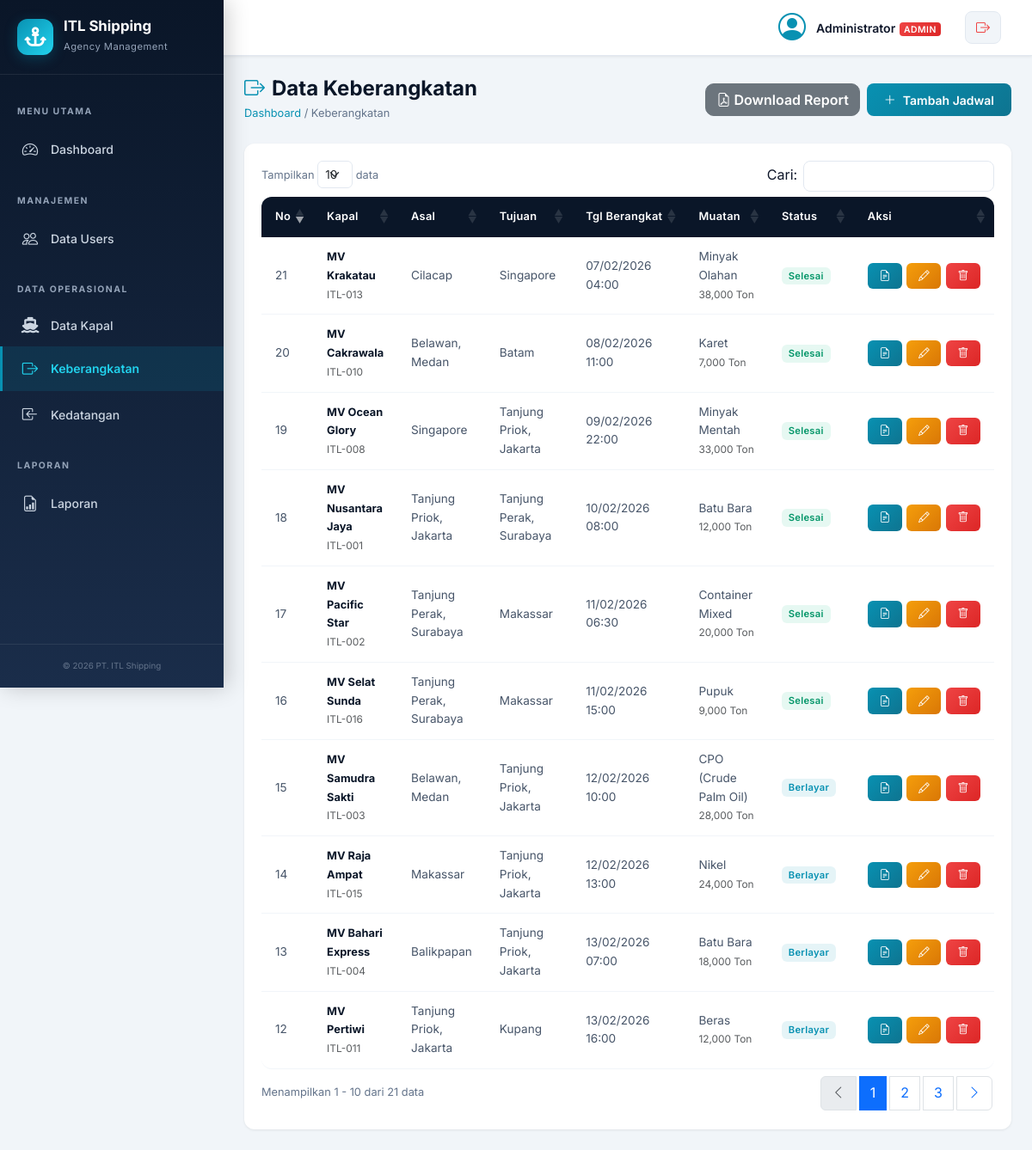
/keberangkatan/index.php (signed in), run on the app's committed database.
### tables this page shows
CREATE TABLE `keberangkatan` (
  `id` int(11) NOT NULL,
  `id_kapal` int(11) NOT NULL,
  `pelabuhan_asal` varchar(100) NOT NULL,
  `pelabuhan_tujuan` varchar(100) NOT NULL,
  `tanggal_berangkat` datetime NOT NULL,
  `muatan` varchar(100) DEFAULT NULL,
  `berat_muatan` int(11) DEFAULT 0,
  `status` enum('dijadwalkan','berlayar','selesai','batal') NOT NULL DEFAULT 'dijadwalkan',
  `catatan` text DEFAULT NULL,
  `created_by` int(11) DEFAULT NULL,
  `created_at` datetime NOT NULL DEFAULT current_timestamp(),
  `updated_at` datetime NOT NULL DEFAULT current_timestamp() ON UPDATE current_timestamp()
);

CREATE TABLE `kapal` (
  `id` int(11) NOT NULL,
  `nama_kapal` varchar(100) NOT NULL,
  `kode_kapal` varchar(30) NOT NULL,
  `jenis_kapal` varchar(50) DEFAULT NULL,
  `bendera` varchar(50) DEFAULT NULL,
  `kapasitas_ton` int(11) DEFAULT 0,
  `pemilik` varchar(100) DEFAULT NULL,
  `keterangan` text DEFAULT NULL,
  `status` enum('aktif','nonaktif') NOT NULL DEFAULT 'aktif',
  `created_at` datetime NOT NULL DEFAULT current_timestamp(),
  `updated_at` datetime NOT NULL DEFAULT current_timestamp() ON UPDATE current_timestamp()
);

### includes/auth.php (called while the page is built, shortened)
<?php
function isAdmin()
{
    return isset($_SESSION['user_level']) && $_SESSION['user_level'] === 'admin';
}

### keberangkatan/index.php (the view, shortened to what this page needs)
<?php
require_once __DIR__ . '/../includes/auth.php';
require_once __DIR__ . '/../config/database.php';
$data = $pdo->query("
    SELECT k.*, kp.nama_kapal, kp.kode_kapal, u.nama_lengkap as created_by_name
    FROM keberangkatan k
    JOIN kapal kp ON k.id_kapal = kp.id
    LEFT JOIN users u ON k.created_by = u.id
    ORDER BY k.tanggal_berangkat DESC
")->fetchAll();
require_once __DIR__ . '/../includes/header.php';
require_once __DIR__ . '/../includes/sidebar.php';
?>
<div class="page-header">
    <div>
        <h2><i class="bi bi-box-arrow-right"></i> Data Keberangkatan</h2>
        <span class="breadcrumb-custom"><a href="/app_shipping/index.php">Dashboard</a> / Keberangkatan</span>
    </div>
    <div class="d-flex gap-2">
        <a href="/app_shipping/keberangkatan/report.php" target="_blank" class="btn btn-secondary" style="border-radius:10px;font-weight:600;">
            <i class="bi bi-file-earmark-pdf"></i> Download Report
        </a>
        <?php if (isAdmin() || isPetugas()): ?>
        <a href="/app_shipping/keberangkatan/create.php" class="btn btn-primary-custom">
            <i class="bi bi-plus-lg"></i> Tambah Jadwal
        </a>
        <?php endif; ?>
    </div>
</div>
<div class="card-custom">
    <div class="card-body-custom">
        <div class="table-responsive">
            <table class="table table-custom datatable">
                <thead>
                    <tr>
                        <th>No</th>
                        <th>Kapal</th>
                        <th>Asal</th>
                        <th>Tujuan</th>
                        <th>Tgl Berangkat</th>
                        <th>Muatan</th>
                        <th>Status</th>
                        <th>Aksi</th>
                    </tr>
                </thead>
                <tbody>
                    <?php foreach ($data as $i => $d): ?>
                    <tr>
                        <td><?= $i + 1 ?></td>
                        <td>
                            <strong style="color: var(--primary); font-size: 0.8rem;"><?= htmlspecialchars($d['nama_kapal']) ?></strong><br>
                            <small class="text-muted"><?= htmlspecialchars($d['kode_kapal']) ?></small>
                        </td>
                        <td><?= htmlspecialchars($d['pelabuhan_asal']) ?></td>
                        <td><?= htmlspecialchars($d['pelabuhan_tujuan']) ?></td>
                        <td><?= date('d/m/Y H:i', strtotime($d['tanggal_berangkat'])) ?></td>
                        <td>
                            <?= htmlspecialchars($d['muatan'] ?? '-') ?>
                            <?php if ($d['berat_muatan']): ?>
                            <br><small class="text-muted"><?= number_format($d['berat_muatan']) ?> Ton</small>
                            <?php endif; ?>
                        </td>
                        <td><span class="badge-status badge-<?= $d['status'] ?>"><?= ucfirst($d['status']) ?></span></td>
                        <td>
                            <div class="action-btns">
                                <a href="/app_shipping/keberangkatan/surat_jalan.php?id=<?= $d['id'] ?>" target="_blank" class="btn btn-info-custom" title="Surat Jalan" style="background:linear-gradient(135deg,#0891b2,#0e7490);color:#fff;border:none;">
                                    <i class="bi bi-file-earmark-text"></i>
                                </a>
                                <?php if (isAdmin() || isPetugas()): ?>
                                <a href="/app_shipping/keberangkatan/edit.php?id=<?= $d['id'] ?>" class="btn btn-warning-custom" title="Edit">
                                    <i class="bi bi-pencil"></i>
                                </a>
                                <a href="/app_shipping/keberangkatan/delete.php?id=<?= $d['id'] ?>" class="btn btn-danger-custom btn-delete" data-name="<?= htmlspecialchars($d['nama_kapal']) ?>" title="Hapus">
                                    <i class="bi bi-trash"></i>
                                </a>
                                <?php endif; ?>
                            </div>
                        </td>
                    </tr>
                    <?php endforeach; ?>
                </tbody>
            </table>
        </div>
    </div>
</div>
<?php require_once __DIR__ . '/../includes/footer.php'; ?>

### assets/css/style.css (style rules this page uses)
:root { --primary: #0a1628; --primary-light: #1a2d4a; --secondary: #0891b2; --secondary-light: #22d3ee; --accent: #f59e0b; --accent-light: #fbbf24; --success: #10b981; --danger: #ef4444; --warning: #f59e0b; --info: #3b82f6; --dark: #0f172a; --gray-100: #f1f5f9; --gray-200: #e2e8f0; --gray-300: #cbd5e1; --gray-400: #94a3b8; --gray-500: #64748b; --gray-600: #475569; --white: #ffffff; --sidebar-width: 260px; --navbar-height: 65px; --border-radius: 12px; --shadow-sm: 0 1px 3px rgba(0,0,0,0.08); --shadow-md: 0 4px 20px rgba(0,0,0,0.1); --shadow-lg: 0 10px 40px rgba(0,0,0,0.15); --transition: all 0.3s cubic-bezier(0.4, 0, 0.2, 1); }
* { margin: 0; padding: 0; box-sizing: border-box; }
body { font-family: 'Inter', -apple-system, BlinkMacSystemFont, sans-serif; background: var(--gray-100); color: var(--dark); line-height: 1.6; overflow-x: hidden; }
a { text-decoration: none; }
.page-header { display: flex; align-items: center; justify-content: space-between; flex-wrap: wrap; gap: 1rem; margin-bottom: 1.5rem; }
.page-header h2 { font-size: 1.5rem; font-weight: 700; color: var(--primary); margin: 0; display: flex; align-items: center; gap: 0.5rem; }
.page-header h2 i { color: var(--secondary); }
.breadcrumb-custom { font-size: 0.8rem; color: var(--gray-500); }
.breadcrumb-custom a { color: var(--secondary); }
.card-custom { background: #fff; border: none; border-radius: var(--border-radius); box-shadow: var(--shadow-sm); transition: var(--transition); overflow: hidden; }
.card-body-custom { padding: 1.25rem; }
.btn-primary-custom { background: linear-gradient(135deg, var(--secondary), #0e7490); border: none; color: #fff; font-weight: 600; padding: 0.5rem 1.25rem; border-radius: 8px; font-size: 0.875rem; transition: var(--transition); display: inline-flex; align-items: center; gap: 0.5rem; }
.btn-warning-custom { background: linear-gradient(135deg, var(--accent), #d97706); border: none; color: #fff; font-weight: 600; padding: 0.35rem 0.85rem; border-radius: 6px; font-size: 0.8rem; transition: var(--transition); }
.btn-danger-custom { background: linear-gradient(135deg, var(--danger), #dc2626); border: none; color: #fff; font-weight: 600; padding: 0.35rem 0.85rem; border-radius: 6px; font-size: 0.8rem; transition: var(--transition); }
.btn-info-custom { background: linear-gradient(135deg, var(--info), #2563eb); border: none; color: #fff; font-weight: 600; padding: 0.35rem 0.85rem; border-radius: 6px; font-size: 0.8rem; transition: var(--transition); }
.table-custom { border-collapse: separate; border-spacing: 0; width: 100%; }
.table-custom thead th { background: var(--primary); color: #fff; font-weight: 600; font-size: 0.8rem; padding: 0.85rem 1rem; letter-spacing: 0.3px; white-space: nowrap; border: none; }
.table-custom thead th:first-child { border-radius: var(--border-radius) 0 0 0; }
.table-custom thead th:last-child { border-radius: 0 var(--border-radius) 0 0; }
.table-custom tbody td { padding: 0.75rem 1rem; font-size: 0.85rem; vertical-align: middle; border-bottom: 1px solid var(--gray-100); color: var(--gray-600); }
.table-custom tbody tr:last-child td:first-child { border-radius: 0 0 0 var(--border-radius); }
.table-custom tbody tr:last-child td:last-child { border-radius: 0 0 var(--border-radius) 0; }
.badge-status { font-size: 0.7rem; padding: 0.3em 0.7em; border-radius: 6px; font-weight: 600; letter-spacing: 0.3px; }
.badge-aktif, .badge-tiba, .badge-selesai { background: rgba(16, 185, 129, 0.1); color: #059669; }
.badge-berlayar { background: rgba(8, 145, 178, 0.1); color: #0891b2; }
.action-btns { display: flex; gap: 0.35rem; flex-wrap: nowrap; }

### data on the page
keberangkatan: id_kapal.nama_kapal "MV Pertiwi", id_kapal.kode_kapal "ITL-011", pelabuhan_asal "Tanjung Priok, Jakarta", pelabuhan_tujuan "Kupang", tanggal_berangkat "13/02/2026 16:00", muatan "Beras", berat_muatan "12,000", status "Berlayar"
keberangkatan: id_kapal.nama_kapal "MV Bahari Express", id_kapal.kode_kapal "ITL-004", pelabuhan_asal "Balikpapan", pelabuhan_tujuan "Tanjung Priok, Jakarta", tanggal_berangkat "13/02/2026 07:00", muatan "Batu Bara", berat_muatan "18,000", status "Berlayar"
keberangkatan: id_kapal.nama_kapal "MV Raja Ampat", id_kapal.kode_kapal "ITL-015", pelabuhan_asal "Makassar", pelabuhan_tujuan "Tanjung Priok, Jakarta", tanggal_berangkat "12/02/2026 13:00", muatan "Nikel", berat_muatan "24,000", status "Berlayar"
keberangkatan: id_kapal.nama_kapal "MV Samudra Sakti", id_kapal.kode_kapal "ITL-003", pelabuhan_asal "Belawan, Medan", pelabuhan_tujuan "Tanjung Priok, Jakarta", tanggal_berangkat "12/02/2026 10:00", muatan "CPO (Crude Palm Oil)", berat_muatan "28,000", status "Berlayar"
keberangkatan: id_kapal.nama_kapal "MV Selat Sunda", id_kapal.kode_kapal "ITL-016", pelabuhan_asal "Tanjung Perak, Surabaya", pelabuhan_tujuan "Makassar", tanggal_berangkat "11/02/2026 15:00", muatan "Pupuk", berat_muatan "9,000", status "Selesai"
keberangkatan: id_kapal.nama_kapal "MV Pacific Star", id_kapal.kode_kapal "ITL-002", pelabuhan_asal "Tanjung Perak, Surabaya", pelabuhan_tujuan "Makassar", tanggal_berangkat "11/02/2026 06:30", muatan "Container Mixed", berat_muatan "20,000", status "Selesai"
keberangkatan: id_kapal.nama_kapal "MV Nusantara Jaya", id_kapal.kode_kapal "ITL-001", pelabuhan_asal "Tanjung Priok, Jakarta", pelabuhan_tujuan "Tanjung Perak, Surabaya", tanggal_berangkat "10/02/2026 08:00", muatan "Batu Bara", berat_muatan "12,000", status "Selesai"
keberangkatan: id_kapal.nama_kapal "MV Ocean Glory", id_kapal.kode_kapal "ITL-008", pelabuhan_asal "Singapore", pelabuhan_tujuan "Tanjung Priok, Jakarta", tanggal_berangkat "09/02/2026 22:00", muatan "Minyak Mentah", berat_muatan "33,000", status "Selesai"
keberangkatan: id_kapal.nama_kapal "MV Cakrawala", id_kapal.kode_kapal "ITL-010", pelabuhan_asal "Belawan, Medan", pelabuhan_tujuan "Batam", tanggal_berangkat "08/02/2026 11:00", muatan "Karet", berat_muatan "7,000", status "Selesai"
keberangkatan: id_kapal.nama_kapal "MV Krakatau", id_kapal.kode_kapal "ITL-013", pelabuhan_asal "Cilacap", pelabuhan_tujuan "Singapore", tanggal_berangkat "07/02/2026 04:00", muatan "Minyak Olahan", berat_muatan "38,000", status "Selesai"

### other printed values
$_SESSION['user_nama'] "Administrator"
$_SESSION['user_level'] "ADMIN"
